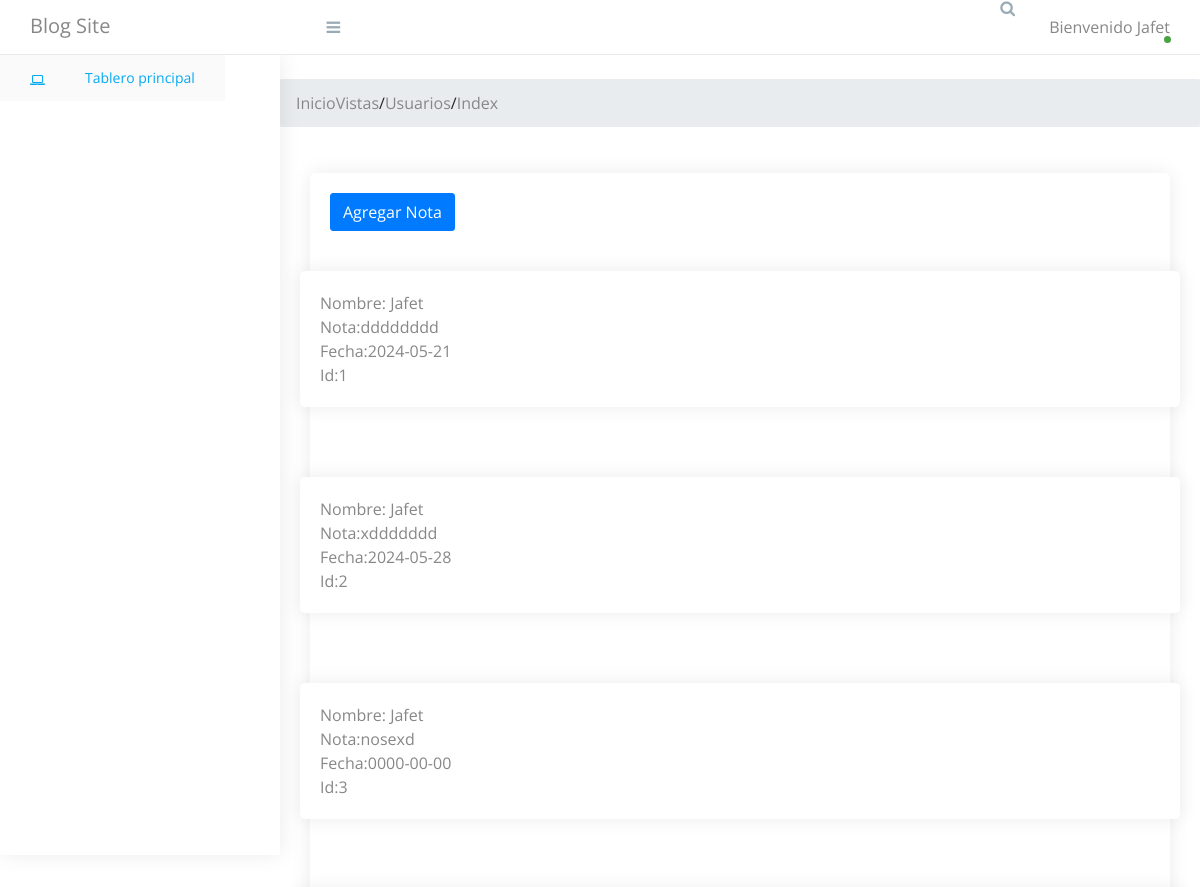
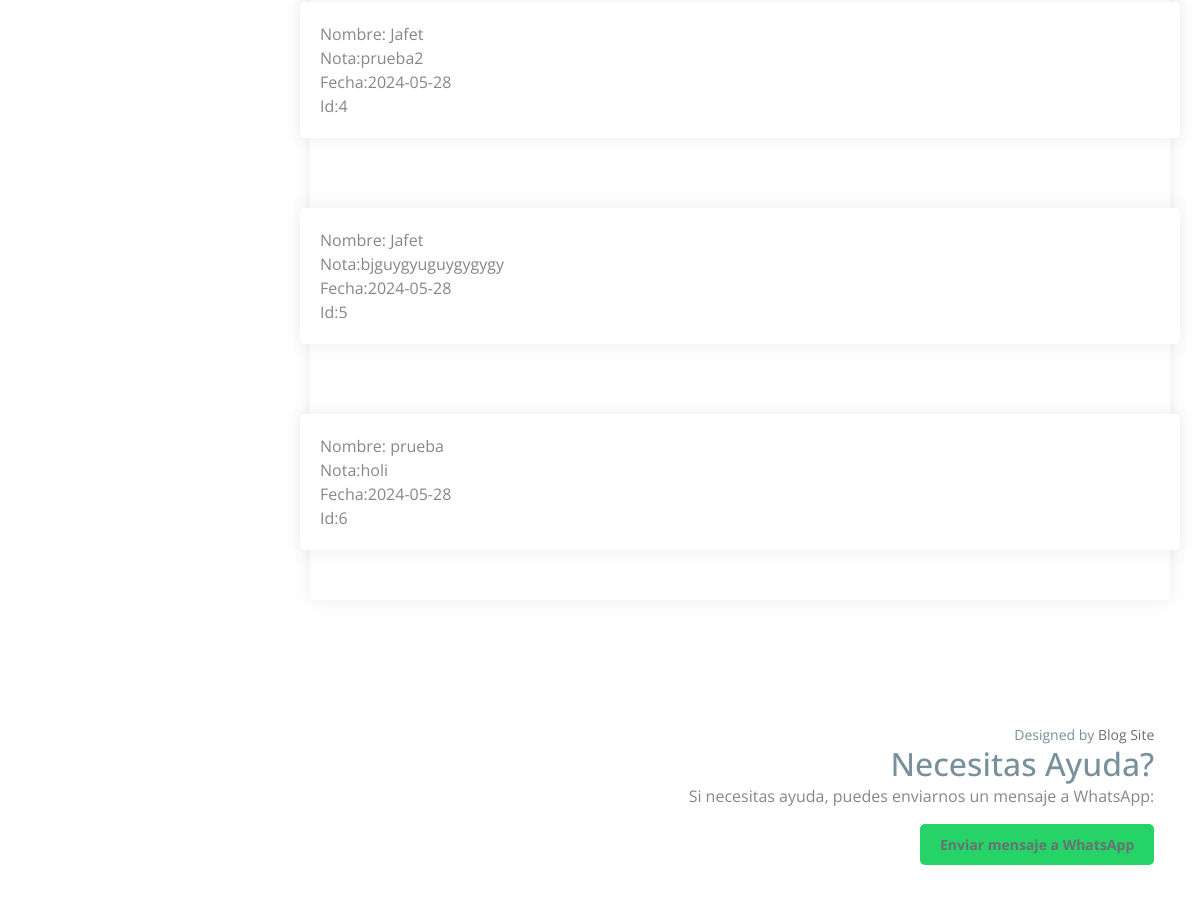
The app's page /vistas/usuarios/index.php (signed in) with its own data (2 pictures, top to bottom).
### tables this page shows
CREATE TABLE `notas` (
  `Nombre` varchar(255) NOT NULL,
  `Nota` varchar(255) NOT NULL,
  `Fecha` date NOT NULL,
  `id_nota` int(11) NOT NULL
);

### vistas/usuarios/index.php (the view, shortened to what this page needs)
<!doctype html>
<html class="no-js" lang="">
<head>
    <link rel="stylesheet" href="https://cdn.jsdelivr.net/npm/normalize.css@8.0.0/normalize.min.css">
    <link rel="stylesheet" href="https://cdn.jsdelivr.net/npm/bootstrap@4.1.3/dist/css/bootstrap.min.css">
    <link rel="stylesheet" href="https://cdn.jsdelivr.net/npm/font-awesome@4.7.0/css/font-awesome.min.css">
    <link rel="stylesheet" href="https://cdn.jsdelivr.net/gh/lykmapipo/themify-icons@0.1.2/css/themify-icons.css">
    <link rel="stylesheet" href="https://cdn.jsdelivr.net/npm/pixeden-stroke-7-icon@1.2.3/pe-icon-7-stroke/dist/pe-icon-7-stroke.min.css">
    <link rel="stylesheet" href="https://cdnjs.cloudflare.com/ajax/libs/flag-icon-css/3.2.0/css/flag-icon.min.css">
    <link rel="stylesheet" href="assets/css/cs-skin-elastic.css">
    <link rel="stylesheet" href="assets/css/style.css">
    <link href="https://cdn.jsdelivr.net/npm/chartist@0.11.0/dist/chartist.min.css" rel="stylesheet">
    <link href="https://cdn.jsdelivr.net/npm/jqvmap@1.5.1/dist/jqvmap.min.css" rel="stylesheet">
    <link href="https://cdn.jsdelivr.net/npm/weathericons@2.1.0/css/weather-icons.css" rel="stylesheet" />
    <link href="https://cdn.jsdelivr.net/npm/fullcalendar@3.9.0/dist/fullcalendar.min.css" rel="stylesheet" />
</head>
<body>
    <aside id="left-panel" class="left-panel">
        <nav class="navbar navbar-expand-sm navbar-default">
            <div id="main-menu" class="main-menu collapse navbar-collapse">
                <ul class="nav navbar-nav">
                    <li class="active">
                        <a href="index.php"><i class="menu-icon fa fa-laptop"></i>Tablero principal </a>
                    </li>
                </ul>
            </div>
        </nav>
    </aside>
    <div id="right-panel" class="right-panel">
        <header id="header" class="header">
            <div class="top-left">
                <div class="navbar-header">
                    <a class="navbar-brand" href="index.php">Blog Site</a>
                    <a id="menuToggle" class="menutoggle"><i class="fa fa-bars"></i></a>
                </div>
            </div>
            <div class="top-right">
                <div class="header-menu">
                    <div class="header-left">
                        <button class="search-trigger"><i class="fa fa-search"></i></button>
                    </div>
                    <div class="user-area dropdown float-right">
                        <a href="#" class="dropdown-toggle active" data-toggle="dropdown" aria-haspopup="true" aria-expanded="false">
                            Bienvenido <?php echo $_SESSION['nombre']; ?>
                        </a>
                    </div>
                </div>
            </div>
        </header>
        <nav aria-label="breadcrumb">
            <ol class="breadcrumb">
                <?php include '../../breadcrumbs.php';
                generate_breadcrumbs(); ?>
            </ol>
        </nav>
        <div class="content">
            <div class="row">
                <div class="col-lg-12">
                    <div class="card">
                        <div class="card-body">
                        <button type="button" class="btn btn-primary" data-toggle="modal" data-target="#addNoteModal">
                                Agregar Nota
                            </button>
                        </div>
                        <div class="row">
                            <div class="row">
                                <?php
                                include_once "../../conexiondb.php";
                                $conexion = mysqli_connect($db_host, $db_user, $db_pass, $db_database);
                                $sql = "SELECT `Nombre`, `Nota`, `Fecha`, `Id_Nota` FROM `notas`";
                                $resultSet = mysqli_query($conexion, $sql);
                                while ($row = mysqli_fetch_row($resultSet)) {
                                ?>
                                    <div class="card-body">
                                        <div class="card">
                                            <div class="card-body">
                                                <p class="card-text">
                                                    Nombre: <?php echo $row[0]; ?> <br>
                                                    Nota:<?php echo $row[1]; ?> <br>
                                                    Fecha:<?php echo $row[2]; ?> <br>
                                                    Id:<?php echo $row[3]; ?>
                                                </p>
                                            </div>
                                        </div>
                                    </div>
                                <?php
                                }
                                ?>
                            </div>
                        </div>
                    </div>
                    <div class="card-body"></div>
                </div>
            </div>
        </div>
    </div>
    <footer class="site-footer">
        <div class="footer-inner bg-white">
            <div class="row">
                <div class="col-sm-6">
                </div>
                <div class="col-sm-6 text-right">
                    Designed by <a href="#">Blog Site</a>
                    <form action="#" method="post">
                        <h2>Necesitas Ayuda?</h2>
                        <p>Si necesitas ayuda, puedes enviarnos un mensaje a WhatsApp:</p>
                        <a href="https://wa.me/8444982989?text=Hola,%20necesito%20ayuda" class="whatsapp-button">Enviar mensaje a WhatsApp</a>
                    </form>
                </div>
            </div>
        </div>
    </footer>
</body>
</html>

### records on screen
notas: Nombre "Jafet", Nota "dddddddd", Fecha "2024-05-21", id_nota "1"
notas: Nombre "Jafet", Nota "xddddddd", Fecha "2024-05-28", id_nota "2"
notas: Nombre "Jafet", Nota "nosexd", Fecha "0000-00-00", id_nota "3"
notas: Nombre "Jafet", Nota "prueba2", Fecha "2024-05-28", id_nota "4"
notas: Nombre "Jafet", Nota "bjguygyuguygygygy", Fecha "2024-05-28", id_nota "5"
notas: Nombre "prueba", Nota "holi", Fecha "2024-05-28", id_nota "6"

### other values on screen
$_SESSION['nombre'] "Jafet"
$title "Vistas"
$title "Usuarios"
$title "Index"
